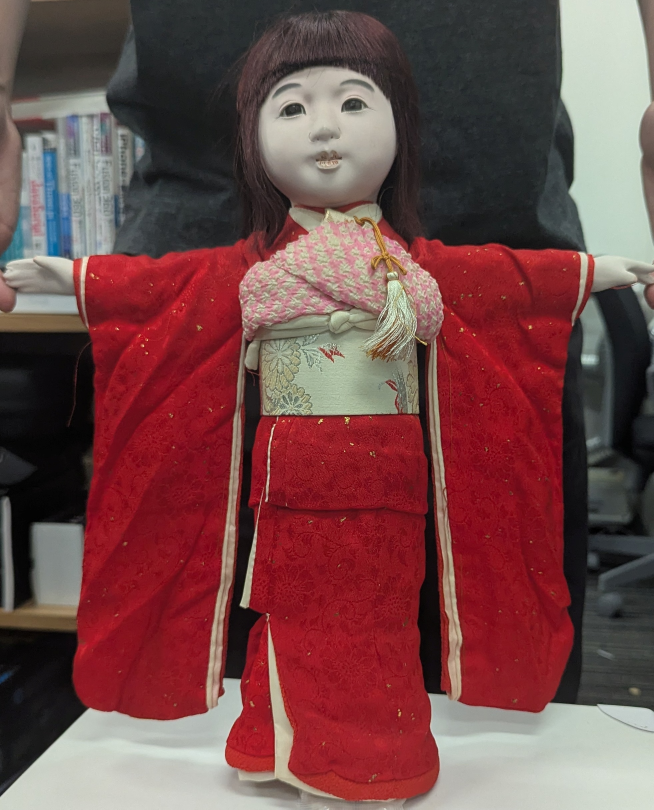
#> input picture tools/doll-model/photos/front.jpg, 1961 x 2428 px, given in place of front.jpg.jpg, which was not available (shown at 1/3 size)
$ python -i cutout2.py   (imports and definitions only)
#> lines starting #> are read from the running program, lines starting #| are printed output that depends on the picture; after the words box and inside, x2 and y2 are one past the last pixel; in counts of white or black regions, pixels touching at a corner belong together; pictures that were not available may be replaced by others from this repository, and a replacement may not be noted
# 人形の切り抜き（2 案目）。
#
# 1 案目（画像全体に GrabCut）は顔を背景として捨てた。実測すると
#   顔 H22 S25 V207 / 机 H40 S11 V210 で、**色では区別できない**（どちらも明るく低彩度）。
#   髪 V63/S43 と黒シャツ V50/S26 も同じく近い。
# 確実に取れるのは赤い着物だけ（S217 と突出）。そこで役割を分ける:
#
#   着物 = 赤マスク → 閉じる → 穴埋め（帯・襟・前身頃の白はここで入る）
#   頭部 = **頭だけに絞った矩形**で GrabCut（狭い矩形なら顔と背景の色分布が分かれる）
#   腕・手 = 取らない。袖から出る白磁の腕は CG 側で作る（テクスチャに要らない）
import cv2, numpy as np, os, json, math

HERE = os.path.dirname(os.path.abspath(__file__))

# 頭部（髪を含む外形）の目測。比率 (cx, cy, rx, ry)。
HEAD = {
    "front": (0.510, 0.172, 0.140, 0.163),
    "back":  (0.531, 0.173, 0.170, 0.166),
    "sideA": (0.407, 0.180, 0.337, 0.163),
    "sideB": (0.555, 0.185, 0.328, 0.174),
}


def red_mask(bgr):
    hsv = cv2.cvtColor(bgr, cv2.COLOR_BGR2HSV)
    h, s, v = hsv[:, :, 0], hsv[:, :, 1], hsv[:, :, 2]
    return (((h < 14) | (h > 165)) & (s > 90) & (v > 45)).astype(np.uint8) * 255


# [20 lines left out: functions fill_holes, largest, not called in this run]


def keep_big(m, min_ratio=0.004):
    """一定面積以上の成分を**すべて**残す。
    背面は帯（白い蝶結び）が胴を上下に分断するので、最大成分だけ残すと
    左袖しか生き残らない（実測）。小さな赤い本などは面積で落ちる。"""
    n, lab, stats, _ = cv2.connectedComponentsWithStats((m > 0).astype(np.uint8), 8)
    total = m.shape[0] * m.shape[1]
    out = np.zeros_like(m)
    for i in range(1, n):
        if stats[i, cv2.CC_STAT_AREA] >= total * min_ratio:
            out[lab == i] = 255
    return out


# [27 lines left out: function head_mask, not called in this run]


def build(name):
#> called with name = 'photos/front.jpg'
    src = cv2.imread(os.path.join(HERE, f"{name}.jpg"))
#> src is the input picture: shape (2428, 1961, 3); mean B, G, R 73.4, 73, 115.5
    H, W = src.shape[:2]

    robe = red_mask(src)
#> in red_mask, `h, s, v = hsv[:, :, 0], hsv[:, :, 1], hsv[:, :, 2]`:
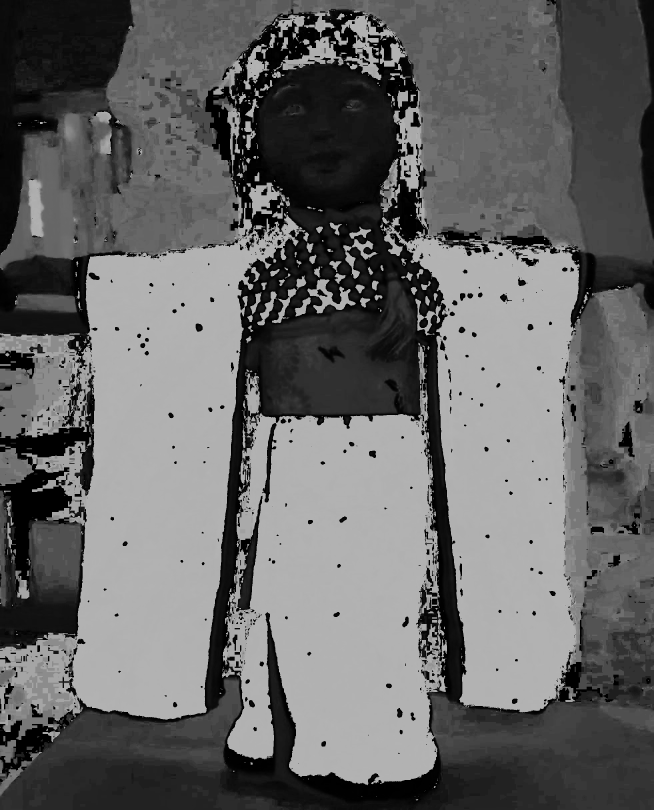
#> h: shape (2428, 1961) (shown at 1/3 size); min 0, max 179, mean 102.1
#> in red_mask, `h, s, v = hsv[:, :, 0], hsv[:, :, 1], hsv[:, :, 2]`:
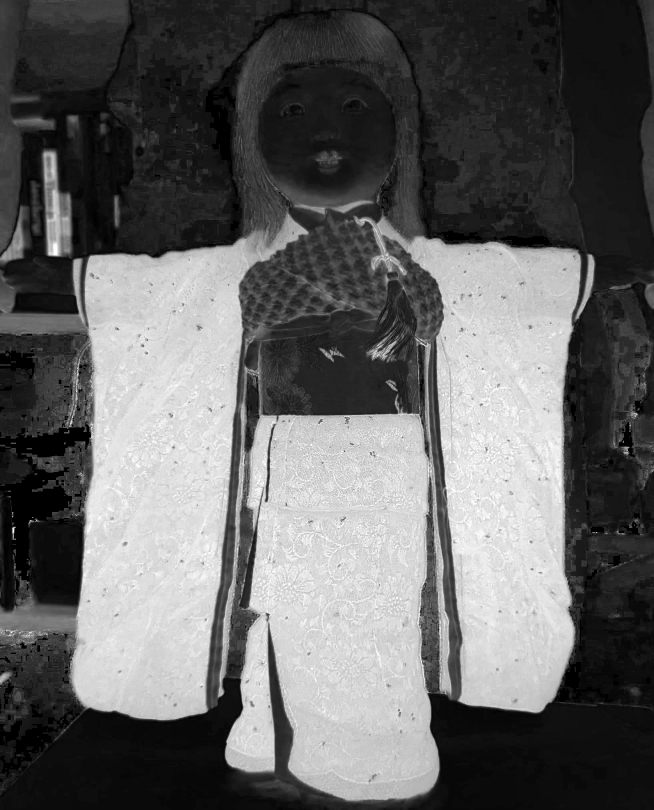
#> s: shape (2428, 1961) (shown at 1/3 size); min 0, max 255, mean 100.4
#> in red_mask, `h, s, v = hsv[:, :, 0], hsv[:, :, 1], hsv[:, :, 2]`:
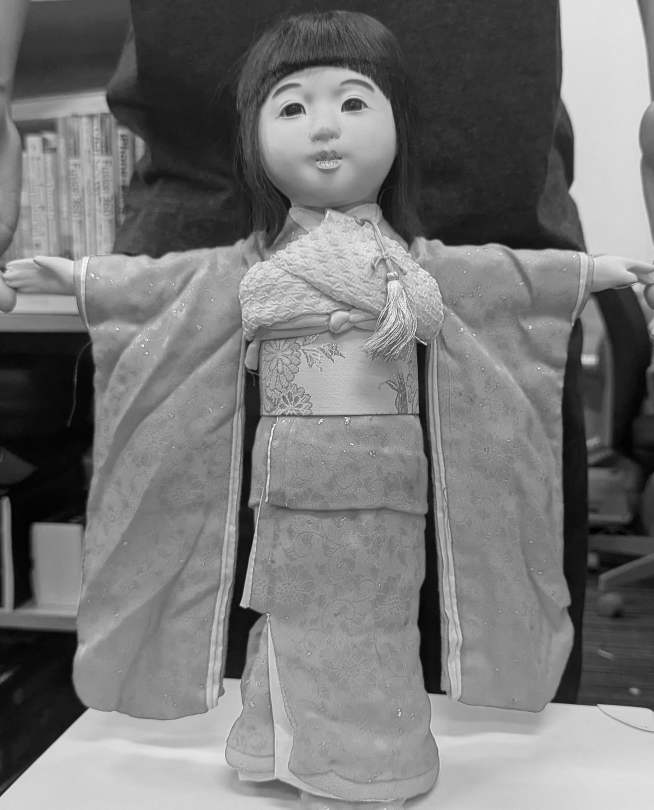
#> v: shape (2428, 1961) (shown at 1/3 size); min 0, max 255, mean 118.5
#> in red_mask, `return (((h < 14) | (h > 165)) & (s > 90) & (v > 45)).astype(np.uint8)..`:
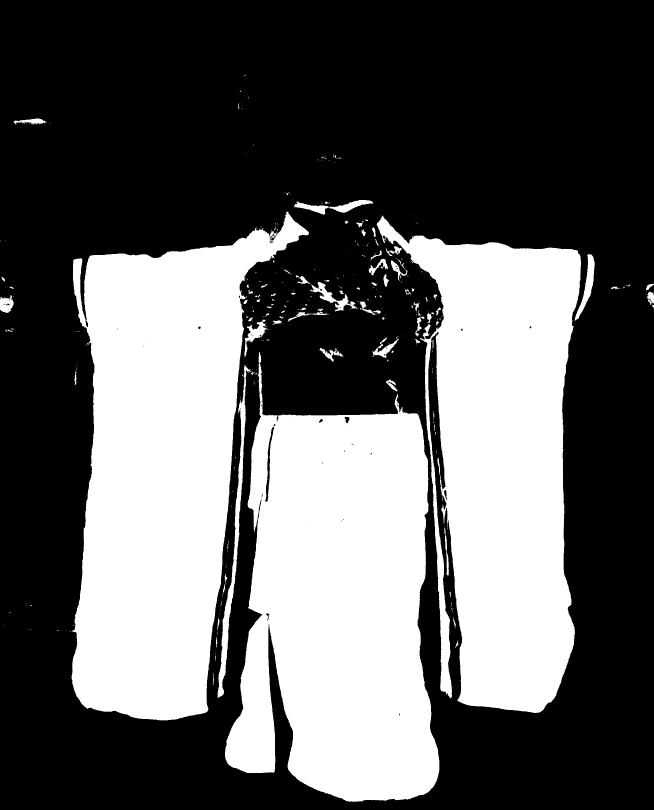
#> returned value: shape (2428, 1961) (shown at 1/3 size); 37.3% white; 472 white regions (373 under 20 px), largest, box (x1, y1, x2, y2) and area: (214, 635, 927, 2162) 613914, (675, 1056, 1318, 2405) 590349, (1130, 647, 1743, 2139) 530984
    k = max(5, W // 180) | 1
    robe = cv2.morphologyEx(robe, cv2.MORPH_CLOSE, np.ones((k, k), np.uint8))
#> robe: shape (2428, 1961); 37.8% white; 125 white regions (69 under 20 px), largest, box (x1, y1, x2, y2) and area: (208, 633, 1784, 2405) 1773943, (927, 840, 1143, 945) 4884, (883, 600, 1120, 644) 4022
    robe = cv2.morphologyEx(robe, cv2.MORPH_OPEN, np.ones((k // 2 | 1, k // 2 | 1), np.uint8))
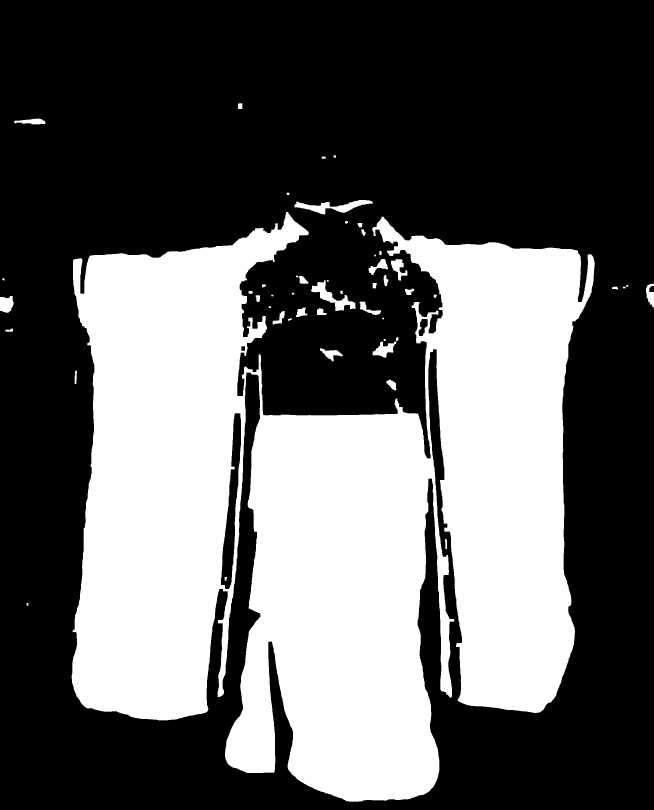
#> robe: shape (2428, 1961) (shown at 1/3 size); 37.7% white; 51 white regions, largest, box (x1, y1, x2, y2) and area: (215, 636, 1784, 2405) 1771731, (883, 600, 1118, 643) 4002, (933, 841, 1067, 933) 3675
    robe = keep_big(robe, 0.010)   # 本棚の赤い本を落とす
#> in keep_big, `n, lab, stats, _ = cv2.connectedComponentsWithStats((m > 0).astype(np...`:
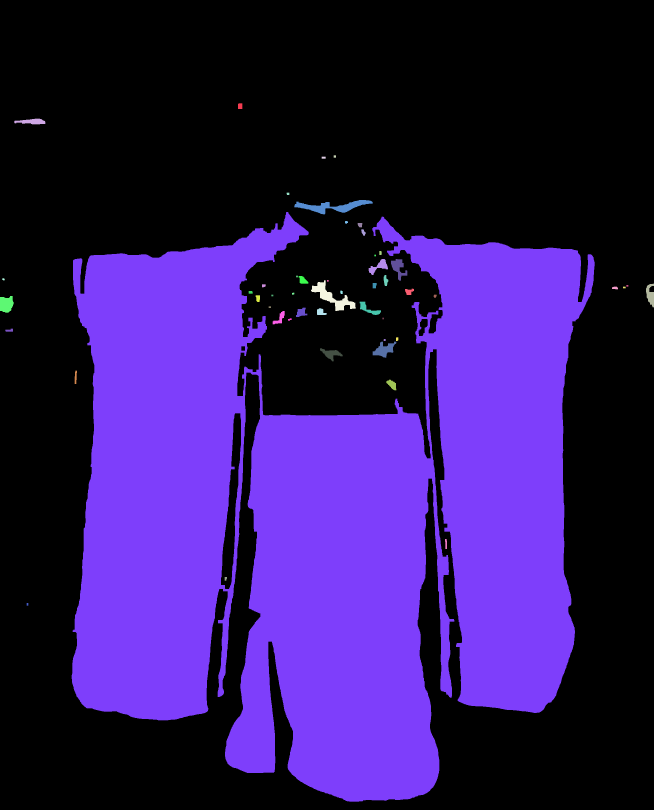
#> lab: shape (2428, 1961) int32 (shown at 1/3 size); 52 distinct labels, from 0 to 51; one colour per label, 0 black
#> in keep_big, `n, lab, stats, _ = cv2.connectedComponentsWithStats((m > 0).astype(np...`: n = 52; stats = 52 rows, first 6: [0, 0, 1961, 2428, 2965789], [714, 310, 13, 17, 218], [43, 356, 93, 17, 1081], [1001, 466, 7, 7, 49], [965, 470, 12, 6, 72], [860, 578, 8, 7, 54]
#> after the loop in keep_big, `for i in range(1, n):`:
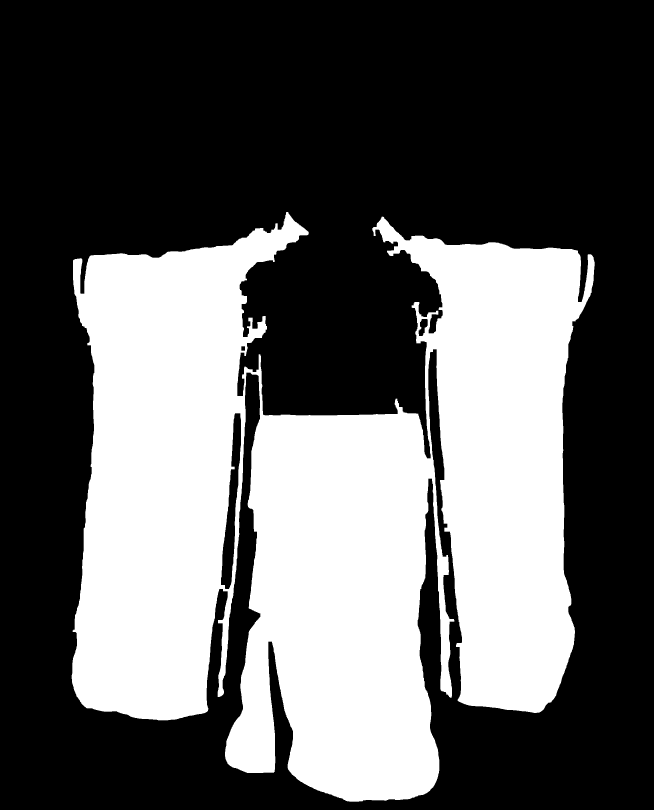
#> out: shape (2428, 1961) (shown at 1/3 size); 37.2% white; 1 white region, box (x1, y1, x2, y2) and area: (215, 636, 1784, 2405) 1771731

#> (the run stopped early here; a loop or call above may not have finished)

$ run again, on tools/doll-model/photos/sideA.jpg
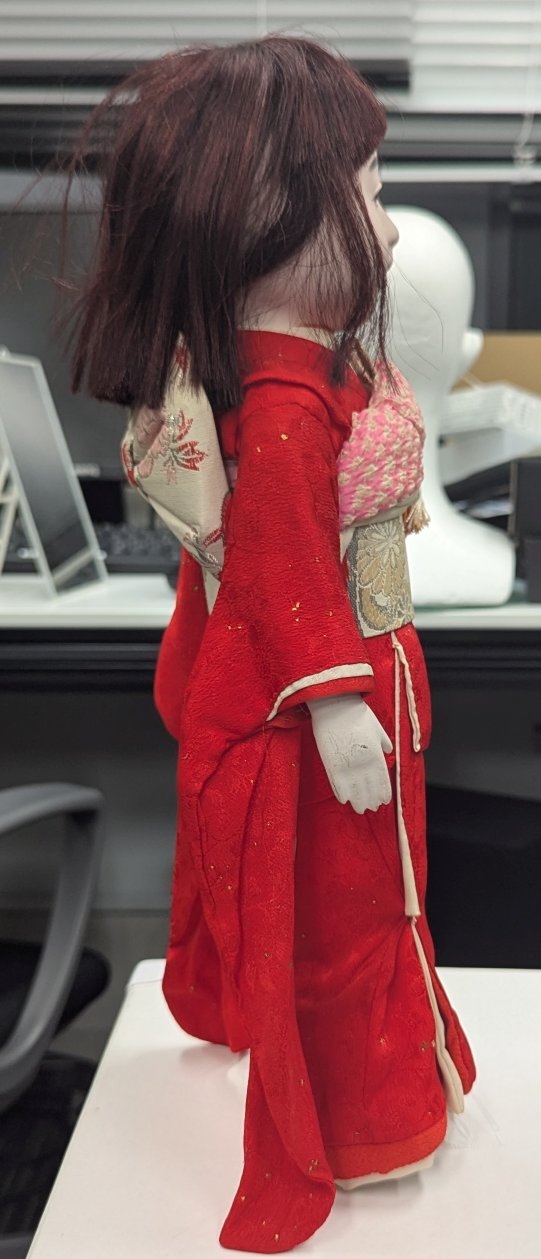
#> input picture tools/doll-model/photos/sideA.jpg, 1082 x 2517 px, given in place of sideA.jpg.jpg, which was not available (shown at 1/2 size)
#> in build, src is the input picture: shape (2517, 1082, 3); mean B, G, R 92.6, 92.1, 130.2
#> hsv: shape (2517, 1082, 3); mean H, S, V 94.2, 77, 131.5
#> in keep_big, `n, lab, stats, _ = cv2.connectedComponentsWithStats((m > 0).astype(np...`:
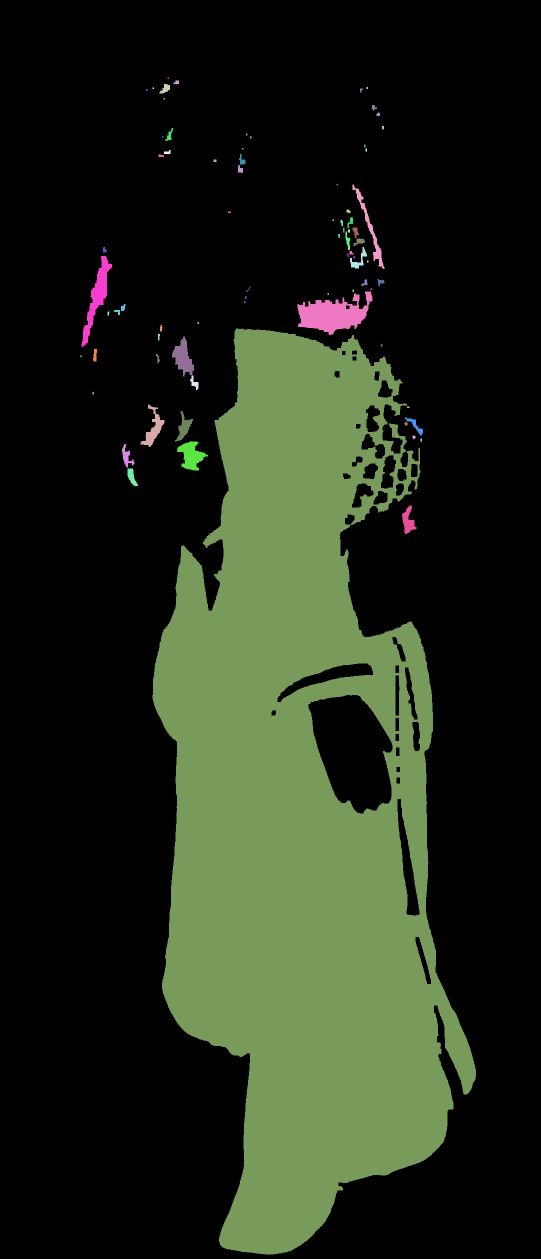
#> lab: shape (2517, 1082) int32 (shown at 1/2 size); 78 distinct labels, from 0 to 77; one colour per label, 0 black
#> n = 78; stats = 78 rows, first 6: [0, 0, 1082, 2517, 1987307], [335, 155, 3, 3, 9], [347, 161, 11, 7, 61], [319, 168, 21, 19, 232], [305, 175, 3, 3, 9], [733, 174, 3, 4, 12]
#> after the loop in keep_big, `for i in range(1, n):`:
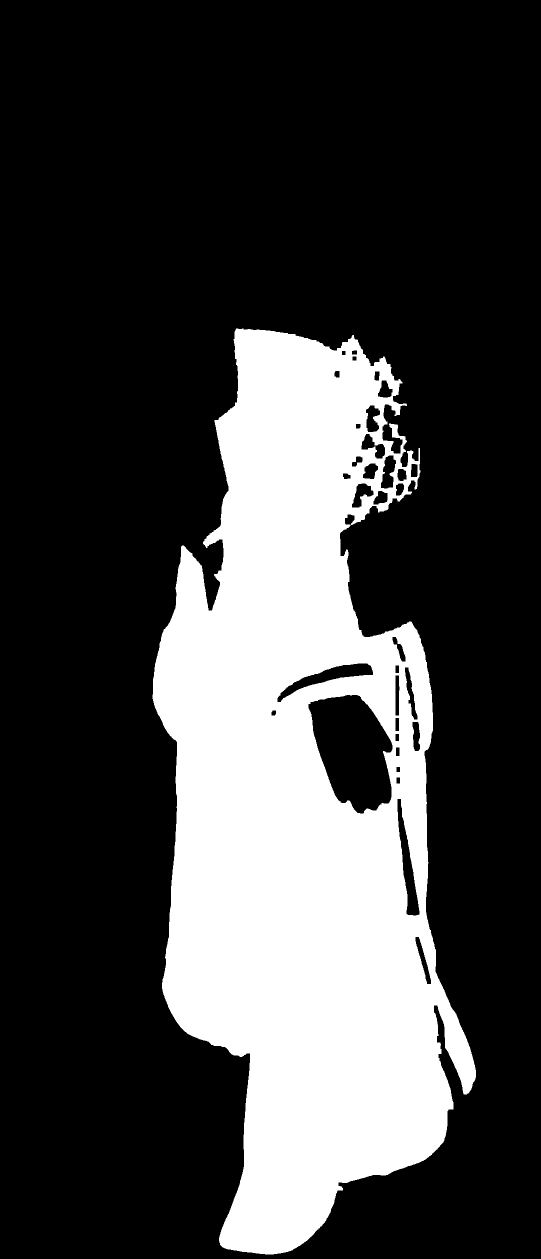
#> out: shape (2517, 1082) (shown at 1/2 size); 26.2% white; 1 white region, box (x1, y1, x2, y2) and area: (305, 657, 952, 2509) 712628

$ run again, on tools/doll-model/photos/sideB.jpg
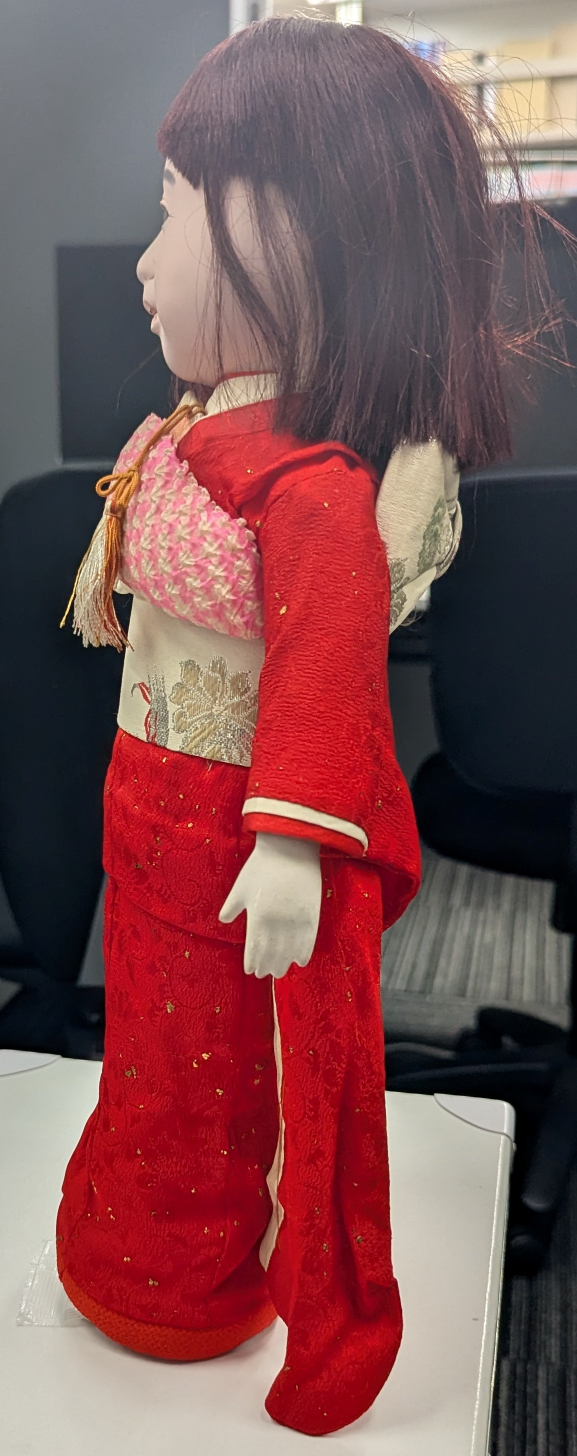
#> input picture tools/doll-model/photos/sideB.jpg, 1154 x 2912 px, given in place of sideB.jpg.jpg, which was not available (shown at 1/2 size)
#> in build, src is the input picture: shape (2912, 1154, 3); mean B, G, R 83.6, 81.2, 125.9
#> hsv: shape (2912, 1154, 3); mean H, S, V 104.6, 108.2, 130
#> in keep_big, `n, lab, stats, _ = cv2.connectedComponentsWithStats((m > 0).astype(np...`:
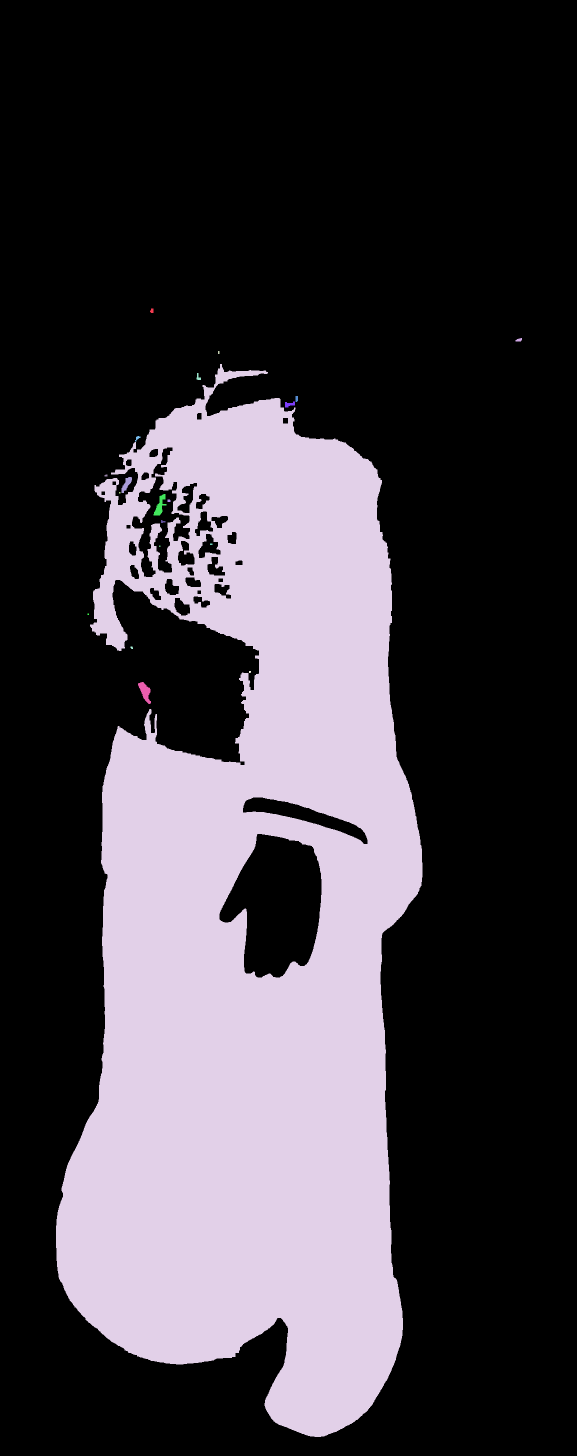
#> lab: shape (2912, 1154) int32 (shown at 1/2 size); 21 distinct labels, from 0 to 20; one colour per label, 0 black
#> n = 21; stats = 21 rows, first 6: [0, 0, 1154, 2912, 2367762], [300, 617, 7, 9, 52], [1031, 676, 13, 7, 66], [436, 702, 3, 6, 18], [112, 728, 733, 2146, 990650], [393, 746, 9, 14, 70]
#> after the loop in keep_big, `for i in range(1, n):`:
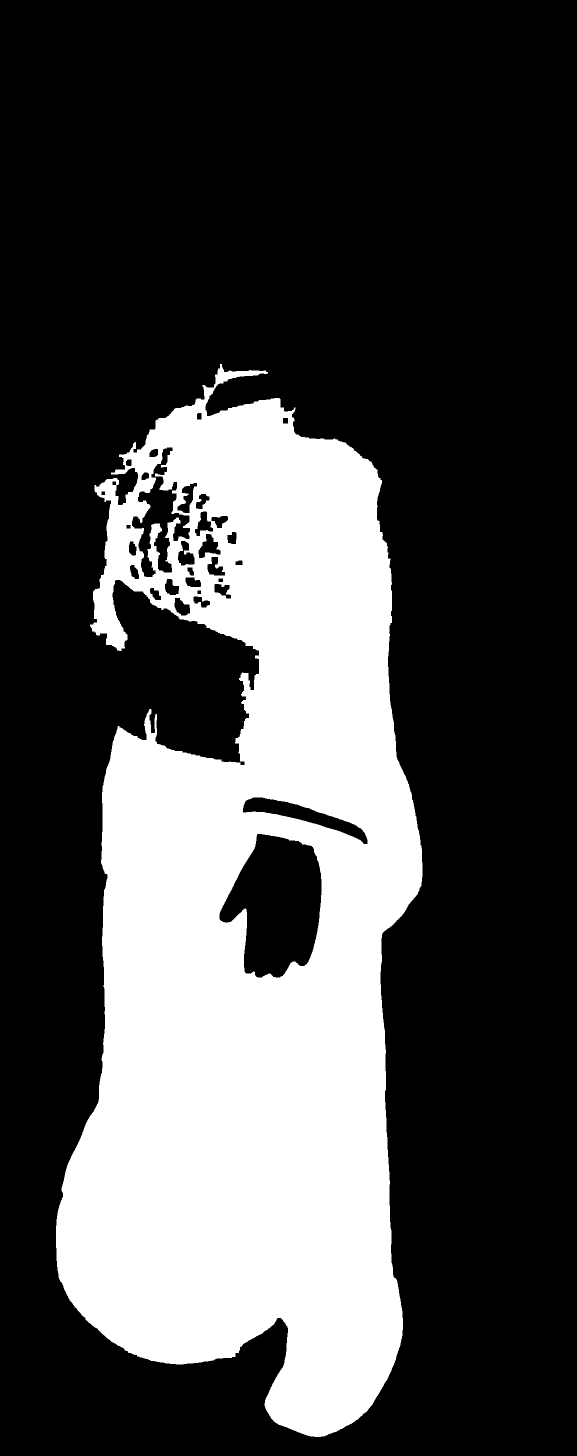
#> out: shape (2912, 1154) (shown at 1/2 size); 29.5% white; 1 white region, box (x1, y1, x2, y2) and area: (112, 728, 845, 2874) 990650
